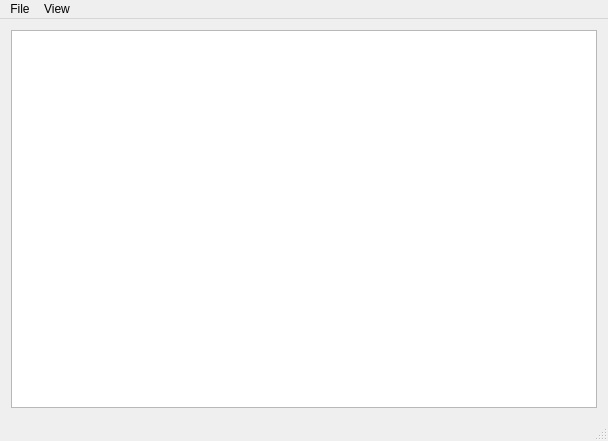
<?xml version="1.0" encoding="UTF-8"?>
<ui version="4.0">
 <class>MainWindow</class>
 <widget class="QMainWindow" name="MainWindow">
  <property name="geometry">
   <rect>
    <x>0</x>
    <y>0</y>
    <width>608</width>
    <height>441</height>
   </rect>
  </property>
  <property name="windowTitle">
   <string>MainWindow</string>
  </property>
  <widget class="QWidget" name="centralWidget">
   <property name="sizePolicy">
    <sizepolicy hsizetype="Expanding" vsizetype="Expanding">
     <horstretch>0</horstretch>
     <verstretch>0</verstretch>
    </sizepolicy>
   </property>
   <layout class="QGridLayout" name="gridLayout">
    <item row="0" column="0">
     <widget class="QGraphicsView" name="graphicsView"/>
    </item>
   </layout>
  </widget>
  <widget class="QMenuBar" name="menuBar">
   <property name="geometry">
    <rect>
     <x>0</x>
     <y>0</y>
     <width>608</width>
     <height>20</height>
    </rect>
   </property>
   <widget class="QMenu" name="menuFile">
    <property name="title">
     <string>File</string>
    </property>
   </widget>
   <widget class="QMenu" name="menuView">
    <property name="title">
     <string>View</string>
    </property>
   </widget>
   <addaction name="menuFile"/>
   <addaction name="menuView"/>
  </widget>
  <widget class="QStatusBar" name="statusBar"/>
 </widget>
 <layoutdefault spacing="6" margin="11"/>
 <resources/>
 <connections/>
</ui>
